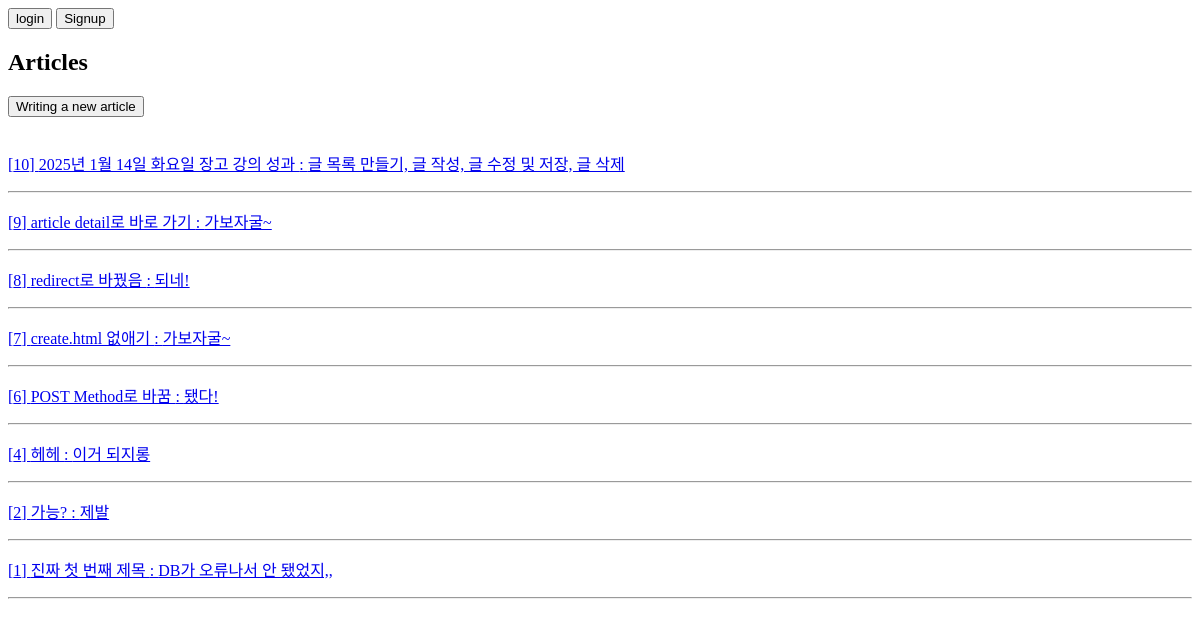
/articles/, run on an earlier commit of the app's database.
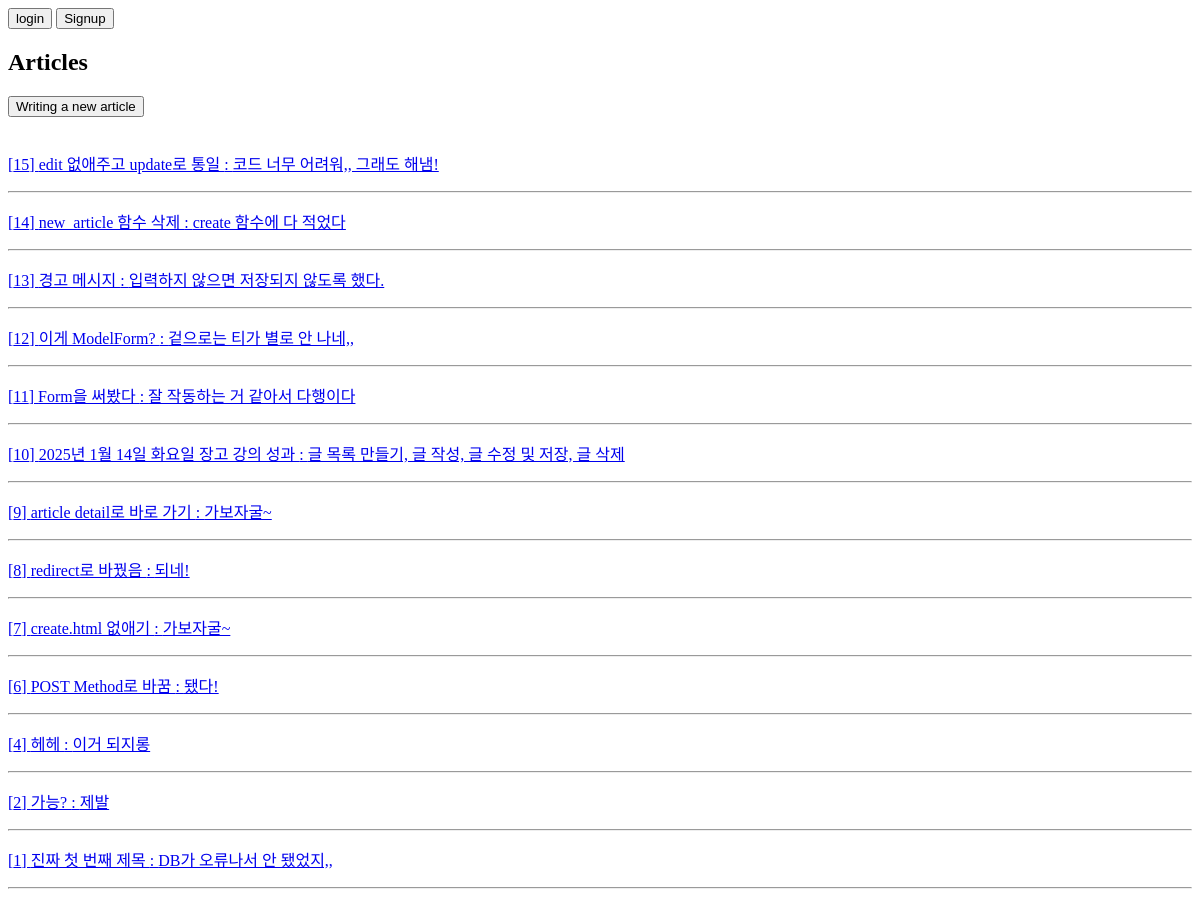
And on a later commit of the database.
### articles/models.py (models this page shows, shortened)
class Article(models.Model):
    title = models.CharField(max_length=50)
    content = models.TextField()
    created_at = models.DateTimeField(auto_now_add=True)
    updated_at = models.DateTimeField(auto_now=True)
    image = models.ImageField()

### articles/views.py (the view)
# urls.py: path('', views.articles, name="articles"),
def articles(request):
    articles = Article.objects.all().order_by("-created_at")
    content = {"articles": articles}
    return render(request, "articles/articles.html", content)

### articles/templates/articles/articles.html
{% extends "base.html" %}
{% block content %}
<h2>Articles</h2>
<a href='{% url 'articles:create' %}'>
    <button>Writing a new article</button>
    </a><br><br>
{% for article in articles %}
    <a href='{% url 'articles:article_detail' article.pk %}'>
        <p>[{{ article.id }}] {{ article.title }} : {{ article.content }}</p>
    </a>
    <hr>
{% endfor %}
{% endblock content %}

### templates/base.html (shortened to what this page needs)
{% load static %}
<!DOCTYPE html>
<html lang="en">
<head>
    <link rel="stylesheet" href="{% static "css/style.css" %}">
</head>
<body>
    <div class="navbar">
      {% if request.user.is_authenticated %}
      <h4>welcome, {{ request.user.username }}</h4>
      <form action='{% url 'accounts:logout' %}' method="POST">
        {% csrf_token %}
        <input type="submit" value='logout'></input>
      </form>
      <a href="{% url "accounts:update" %}"><button>Edit profile</button></a>
      <form action='{% url 'accounts:delete' %}' method="POST">
        {% csrf_token %}
        <input type="submit" value="Delete ID"></input>
      </form>
      {% else %}
      <a href="{% url 'accounts:login'%}">
        <button>login</button></a>
      <a href="{% url 'accounts:signup'%}">
        <button>Signup</button></a>
      {% endif %}
    </div>
    <div class="container">
        {% block content %}
        {% endblock content %}
    </div>
</body>
</html>

What changed in the data, as far as the page shows it:
added Article: id "15", title "edit 없애주고 update로 통일", content "코드 너무 어려워,, 그래도 해냄!"
added Article: id "14", title "new_article 함수 삭제", content "create 함수에 다 적었다"
added Article: id "13", title "경고 메시지", content "입력하지 않으면 저장되지 않도록 했다."
added Article: id "12", title "이게 ModelForm?", content "겉으로는 티가 별로 안 나네,,"
added Article: id "11", title "Form을 써봤다", content "잘 작동하는 거 같아서 다행이다"
